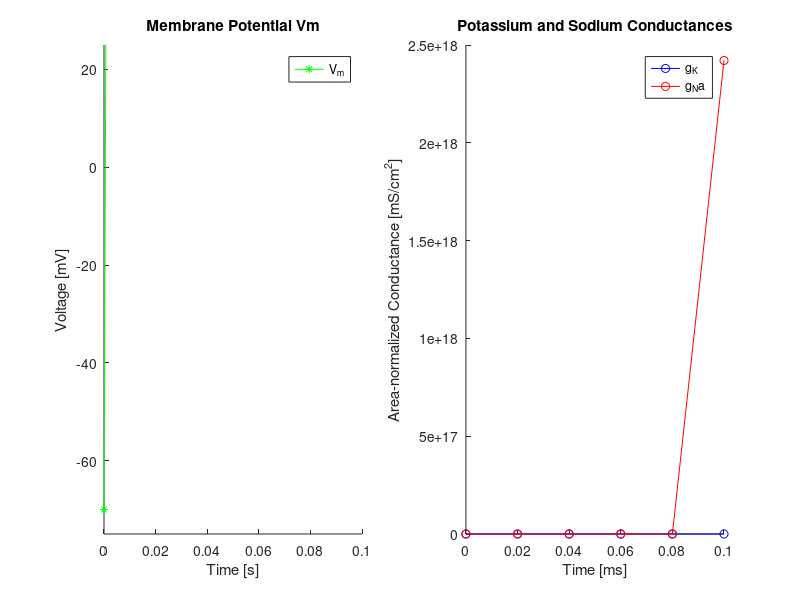

This chart was generated by the following MATLAB code:
%Creator: Kevin Mohan
%Date Last Modified: 10/01/14
%Program Functionality: this program was made to integrate various
%components of a cell into an electrical functional model.

%%%%%%%%%%%%%%%%%%%%% PART 1: Defining Constants %%%%%%%%%%%%%%%%%%%%
%A bit of formatting first
clear;
clc;
gKbar = 36; %[mS/cm^2]
gNabar = 120; %[mS/cm^2]
gLbar = 0.3; %[mS/cm^2]
gK(1) = gKbar;
gNa(1) = gNabar;
gL(1) = gLbar;
EK = -12; %[mV]
ENa = 115; %[mV]
EL = 10.6; %[mV]
Vrest = -70; %[mV]
Cm = 1; %[uF/cm^2]

%%%%%%%%%%%%%%%%%% PART 2: Setting Variables %%%%%%%%%%%%%%%%%

%%Simulation Parameters
Vm(1) = 0; %[mV] offset from -70mV after end of simulation
nstep = input('Please enter the number of iterations of the Euler Method: '); %number of steps
hstep = 1/nstep; %step size
t = 0:0.1*hstep:0.1; %milliseconds
I_mag = input('Please enter the pulse current (uA/cm^2): ');
I_dur = input('Please enter the duration of this pulse in milliseconds: ');
I = zeros(nstep,1);
for r = 1:I_dur/nstep
    I(r) = I_mag;
end
%%Gating Variables:
alpham = 0.1*((25-Vm)/(exp((25-Vm)/10)-1));
betam = 4*exp(-1*Vm/18);
alphan = 0.01*((10-Vm)/(exp((10-Vm)/10)-1));
betan = 0.125*exp(-1*Vm/80);
alphah = 0.07*exp(-1*Vm/20);
betah = 1/(exp((30-Vm)/10)+1);

%First run values
m(1) = alpham/(alpham+betam);
n(1) = alphan/(alphan+betan);
h(1) = alphah/(alphah+betah);

%%Currents
% INa = m.^3*gNa.*h*(Vm-ENa);
% IK = n.^4*gK*(Vm-EK);
% IL = gL.*(Vm-EL);
% Iion = I-IK-INa-IL;
% Iion2 = Vm*Cm;

%%Derivatives
% dVmdt = Iion/Cm;
% dmdt = alpham*(1-m)-betam*m;
% dndt = alphan*(1-n)-betan*n;
% dhdt = alphah*(1-h)-betah*h;

%%%%%%%%%%%%%%%%%% PART 3: Euler's Method %%%%%%%%%%%%%%%%%
%Euler's Method states that
%y'(t) = f(t,y(t)) where y(t_0) = y_0
%y(t_n) = y_0 + h*f(t_n-1,y_n-1)
%n = (sim_duration)/h

for i=1:nstep %euler method, begin iteration
    
    alpham(i) = 0.1.*((25-Vm(i))/(exp((25-Vm(i))./10)-1));
    betam(i) = 4*exp(-1.*Vm(i)/18);
    alphan(i) = 0.01*((10-Vm(i))/(exp((10-Vm(i))/10)-1));
    betan(i) = 0.125*exp(-1.*Vm(i)/80);
    alphah(i) = 0.07*exp(-1.*Vm(i)/20);
    betah(i) = 1/(exp((30-Vm(i))/10)+1);
    
    gK(i+1) = gKbar*n(i).^4;
    gNa(i+1) = gNabar*m(i).^3.*h(i);
    gL(i+1) = gLbar;
    
    INa(i) = gNa(i).*(Vm(i)-ENa);
    IK(i) = gK(i).*(Vm(i)-EK);
    IL(i) = gL(i).*(Vm(i)-EL);
    Iion(i) = I(i)-IK(i)-INa(i)-IL(i);
    
    dmdt(i) = alpham(i).*(1-m(i))-betam(i).*m(i);
    dndt(i) = alphan(i).*(1-n(i))-betan(i).*n(i);
    dhdt(i) = alphah(i).*(1-h(i))-betah(i).*h(i);
    
    m(i+1) = m(i) + hstep.*dmdt(i);
    n(i+1) = n(i) + hstep.*dndt(i);
    h(i+1) = h(i) + hstep.*dndt(i);
    
    Vm(i+1) = Vm(i) + hstep.*Iion(i)/Cm;
    
end

Vm = Vm + Vrest; %[mV] scaling back data by 70 mV offset

%Plotting figure for Vm in question 1
figure;
subplot(1,2,1);
hold on;
title('Membrane Potential Vm');
xlabel('Time [s]');
ylabel('Voltage [mV]');
plot(t,Vm,'g*-');
legend('V_m');
axis([0 0.1 -75 25]);
hold off;

%Plotting figure for gK and gNa in question 1
subplot(1,2,2);
hold on;
title('Potassium and Sodium Conductances');
xlabel('Time [ms]');
ylabel('Area-normalized Conductance [mS/cm^2]');
plot(t,gK,'bo-');
plot(t,gNa,'ro-');
legend('g_K','g_Na');

